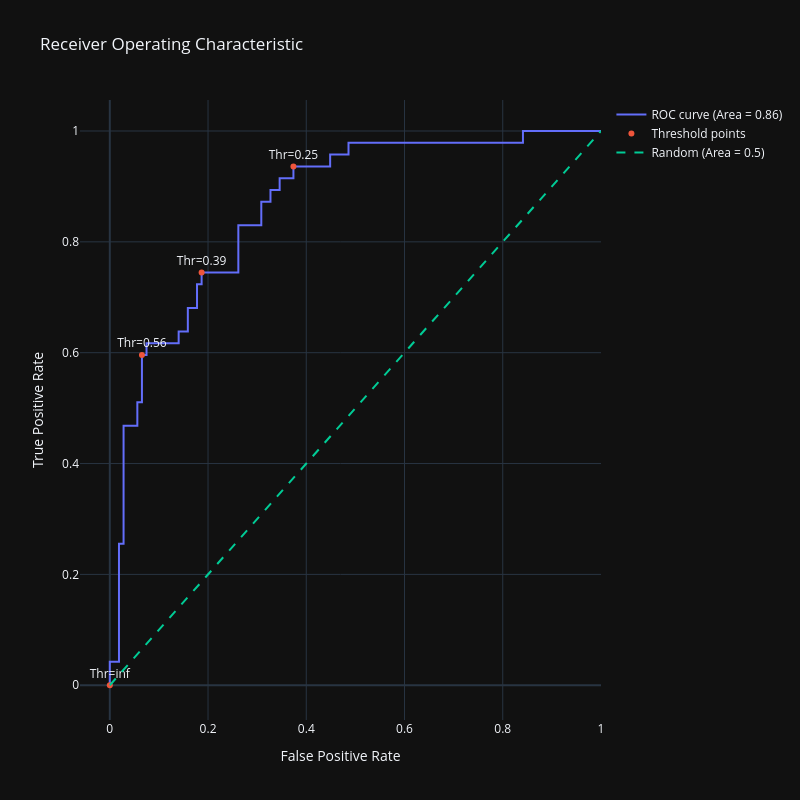

This figure's notebook cell:
### Code cell
import plotly.graph_objects as go
import numpy as np
from sklearn.metrics import roc_auc_score

# Assuming fpr, tpr, thresholds are already calculated as before
fpr, tpr, thresholds = roc_curve(y_test, y_scores)
# Calculate the AUC (Area Under the Curve)
roc_auc = roc_auc_score(y_test, y_scores)

# Generate a trace for ROC curve
trace0 = go.Scatter(
    x=fpr,
    y=tpr,
    mode='lines',
    name=f'ROC curve (Area = {roc_auc:.2f})')

# Only label every nth point to avoid cluttering
n = 10
indices = np.arange(len(thresholds)) % n == 0  # Choose indices where index mod n is 0

trace1 = go.Scatter(
    x=fpr[indices],
    y=tpr[indices],
    mode='markers+text',
    name='Threshold points',
    text=[f"Thr={thr:.2f}" for thr in thresholds[indices]],
    textposition='top center')

# Diagonal line
trace2 = go.Scatter(
    x=[0, 1],
    y=[0, 1],
    mode='lines',
    name='Random (Area = 0.5)',
    line=dict(dash='dash'))

data = [trace0, trace1, trace2]
# Define layout with square aspect ratio
layout = go.Layout(
    title='Receiver Operating Characteristic',
    xaxis=dict(title='False Positive Rate'),
    yaxis=dict(title='True Positive Rate'),
    autosize=False,
    width=800,
    height=800,
    showlegend=True)

# Define figure and add data
fig = go.Figure(data=data, layout=layout)
# Show figure
fig.show()

### Figure 1 — Plotly figure (JSON) as saved in the notebook; plotly's stock layout.template omitted (floating-point values rounded to 4 significant figures)
{"data": [{"mode": "lines", "name": "ROC curve (Area = 0.86)", "x": [0.0, 0.0, 0.0, 0.01869, 0.01869, 0.02804, 0.02804, 0.05607, 0.05607, 0.06542, 0.06542, 0.07477, 0.07477, 0.1402, 0.1402, 0.1589, 0.1589, 0.1776, 0.1776, 0.1869, 0.1869, 0.2617, 0.2617, 0.3084, 0.3084, 0.3271, 0.3271, 0.3458, 0.3458, 0.3738, 0.3738, 0.4486, 0.4486, 0.486, 0.486, 0.8411, 0.8411, 1.0], "y": [0.0, 0.02128, 0.04255, 0.04255, 0.2553, 0.2553, 0.4681, 0.4681, 0.5106, 0.5106, 0.5957, 0.5957, 0.617, 0.617, 0.6383, 0.6383, 0.6809, 0.6809, 0.7234, 0.7234, 0.7447, 0.7447, 0.8298, 0.8298, 0.8723, 0.8723, 0.8936, 0.8936, 0.9149, 0.9149, 0.9362, 0.9362, 0.9574, 0.9574, 0.9787, 0.9787, 1.0, 1.0], "type": "scatter"}, {"mode": "markers+text", "name": "Threshold points", "text": ["Thr=inf", "Thr=0.56", "Thr=0.39", "Thr=0.25"], "textposition": "top center", "x": [0.0, 0.06542, 0.1869, 0.3738], "y": [0.0, 0.5957, 0.7447, 0.9362], "type": "scatter"}, {"line": {"dash": "dash"}, "mode": "lines", "name": "Random (Area = 0.5)", "x": [0, 1], "y": [0, 1], "type": "scatter"}], "layout": {"autosize": false, "height": 800, "showlegend": true, "title": {"text": "Receiver Operating Characteristic"}, "width": 800, "xaxis": {"title": {"text": "False Positive Rate"}}, "yaxis": {"title": {"text": "True Positive Rate"}}}}
